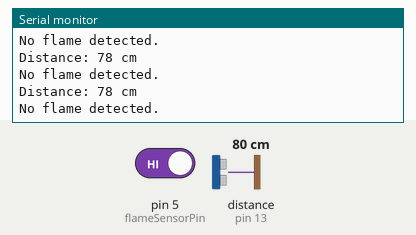
Recording of a sketch running on a simulated Arduino Uno, built with avr-gcc and run on an emulated ATmega328P. Parts: the last lines printed to the serial monitor. Wiring (inferred from the names in the program): ultrasonic range finder: trigger pin 12; echo pin 13. The test bench sets the inputs (shaded band); at power-on: pin 5 (flameSensorPin) HIGH, distance to the obstacle (sensor on pin 13) 80 cm. The echo pulse lasts 58.3 µs per cm.

Above: at 1.2 s.
1.3 s: pin 5 (flameSensorPin) driven LOW
At 1.41 s:
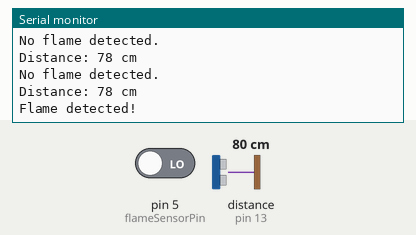
3.0 s: distance to the obstacle (sensor on pin 13) set to 120 cm
At 3.03 s:
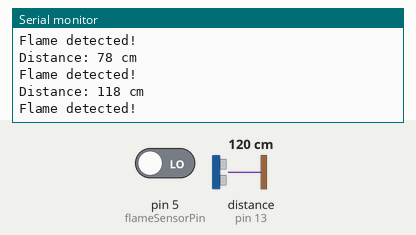
6.0 s: distance to the obstacle (sensor on pin 13) set to 2 cm
At 7.2 s:
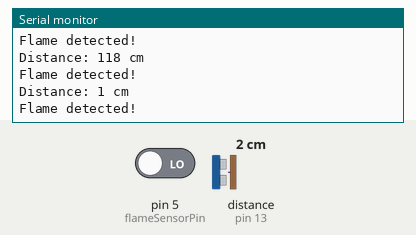
7.5 s: pin 5 (flameSensorPin) driven HIGH
At 8.82 s:
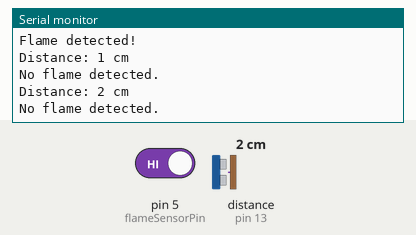
9.0 s: distance to the obstacle (sensor on pin 13) set to 120 cm
At 11.56 s:
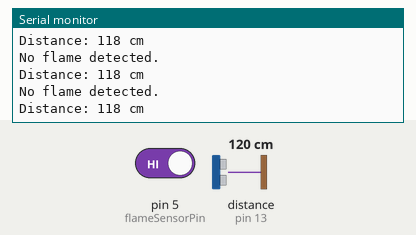
Timing chart, 0 to 13.0 s (numbered marks = the images above; inputs shaded):
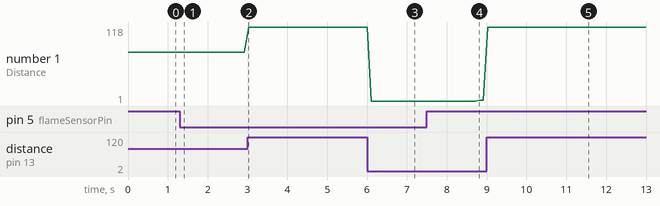

The sketch:

Flame_Dagu.ino
```cpp
#include <SoftwareSerial.h>

// Define the pins for SoftwareSerial communication
#define TX_PIN 17
#define RX_PIN 16
#define TRIGGER_PIN 12 // Pein connected to the trigger pin of the ultrasonic sensor
#define ECHO_PIN 13    // Pin connected to the echo pin of the ultrasonic sensor

// Define the motor control commands including speed value
#define MOTOR_A_FORWARD_SPEED 0xC2
#define MOTOR_B_FORWARD_SPEED 0xCA
#define MOTOR_A_BACKWARD_SPEED 0xC1
#define MOTOR_B_BACKWARD_SPEED 0xC9
#define SPEED_VALUE 0x40 // Example: 50% speed
#define SPEED_VALUE_MOTOR_A 0x60
#define STOP_VALUE 0x00

const int flameSensorPin = 5;

// Define the SoftwareSerial object
EspSoftwareSerial::UART trexSerial(-1, TX_PIN);

void setup()
{
  Serial.begin(115200);
  trexSerial.begin(19200);
  pinMode(TRIGGER_PIN, OUTPUT);
  pinMode(ECHO_PIN, INPUT);
  pinMode(TX_PIN, OUTPUT);
  pinMode(RX_PIN, INPUT);

  // trexSerial.write(MOTOR_A_FORWARD_SPEED);
  // trexSerial.write((uint8_t)STOP_VALUE);
  // trexSerial.write(MOTOR_B_FORWARD_SPEED);
  // trexSerial.write((uint8_t)(STOP_VALUE));

  Serial.begin(115200);
  pinMode(flameSensorPin, INPUT);
  // attachInterrupt(flameSensorPin, handler, LOW);

}
int duration = INT_MAX;
int distance = INT_MAX;
// bool flameDetected = false;

// void IRAM_ATTR handler() {
//   flameDetected = true;
// }

void loop()
{
  // Generate a pulse to trigger the ultrasonic sensor
  digitalWrite(TRIGGER_PIN, LOW);
  delayMicroseconds(2);
  digitalWrite(TRIGGER_PIN, HIGH);
  delayMicroseconds(10);
  digitalWrite(TRIGGER_PIN, LOW);

  int flameDetected = digitalRead(flameSensorPin);

  // trexSerial.write(MOTOR_A_FORWARD_SPEED);
  // trexSerial.write((uint8_t)STOP_VALUE);
  // trexSerial.write(MOTOR_B_FORWARD_SPEED);
  // trexSerial.write((uint8_t)(STOP_VALUE));


  // Measure the duration of the echo signal
  duration = pulseIn(ECHO_PIN, HIGH);

  distance = duration * 0.034 / 2;
    //Print the measured distance to the serial monitor
  Serial.print("Distance: ");
  Serial.print(distance);
  Serial.println(" cm");

  if (flameDetected == LOW) {
    Serial.println("Flame detected!");
  } else {
    Serial.println("No flame detected.");
  }


  // If distance > 20, move forward.
  if (flameDetected == LOW)
  {
    trexSerial.write(MOTOR_A_FORWARD_SPEED);
    trexSerial.write(SPEED_VALUE_MOTOR_A);
    trexSerial.write(MOTOR_B_FORWARD_SPEED);
    trexSerial.write((SPEED_VALUE));
    // delay(2000);
    // If distance <= 20, turn right (for testing obstacle detection)
    if(distance<=50)
    {
      trexSerial.write(MOTOR_A_BACKWARD_SPEED);
      trexSerial.write(SPEED_VALUE_MOTOR_A);
      trexSerial.write(MOTOR_B_BACKWARD_SPEED);
      trexSerial.write(SPEED_VALUE);
      delay(500);
      trexSerial.write(MOTOR_A_FORWARD_SPEED);
      trexSerial.write(0x80);
      trexSerial.write(MOTOR_B_FORWARD_SPEED);
      trexSerial.write((uint8_t)0x40);
      delay(2000);
      trexSerial.enableIntTx(true);
    }
  }
  else {
    trexSerial.write(MOTOR_A_FORWARD_SPEED);
    trexSerial.write((uint8_t)0x0);
    trexSerial.write(MOTOR_B_FORWARD_SPEED);
    trexSerial.write((uint8_t)(0x0));
  }
  delay(100);
}
```

Measured:
- after the input at 1.3 s, the serial monitor: prints a new line after 0.11 s (image 1)
- after the input at 3.0 s, the serial monitor: prints a new line at once (image 2)
- after the input at 6.0 s, the serial monitor: prints a new line after 0.10 s (image 3)
- after the input at 7.5 s, the serial monitor: prints a new line after 1.2 s (image 4)
- after the input at 9.0 s, the serial monitor: prints a new line at once (image 5)
- plotted number 1: 78 → 118 after the input at 3.0 s, 118 → 1 after the input at 6.0 s, 1 → 2 after the input at 7.5 s, 2 → 118 after the input at 9.0 s
